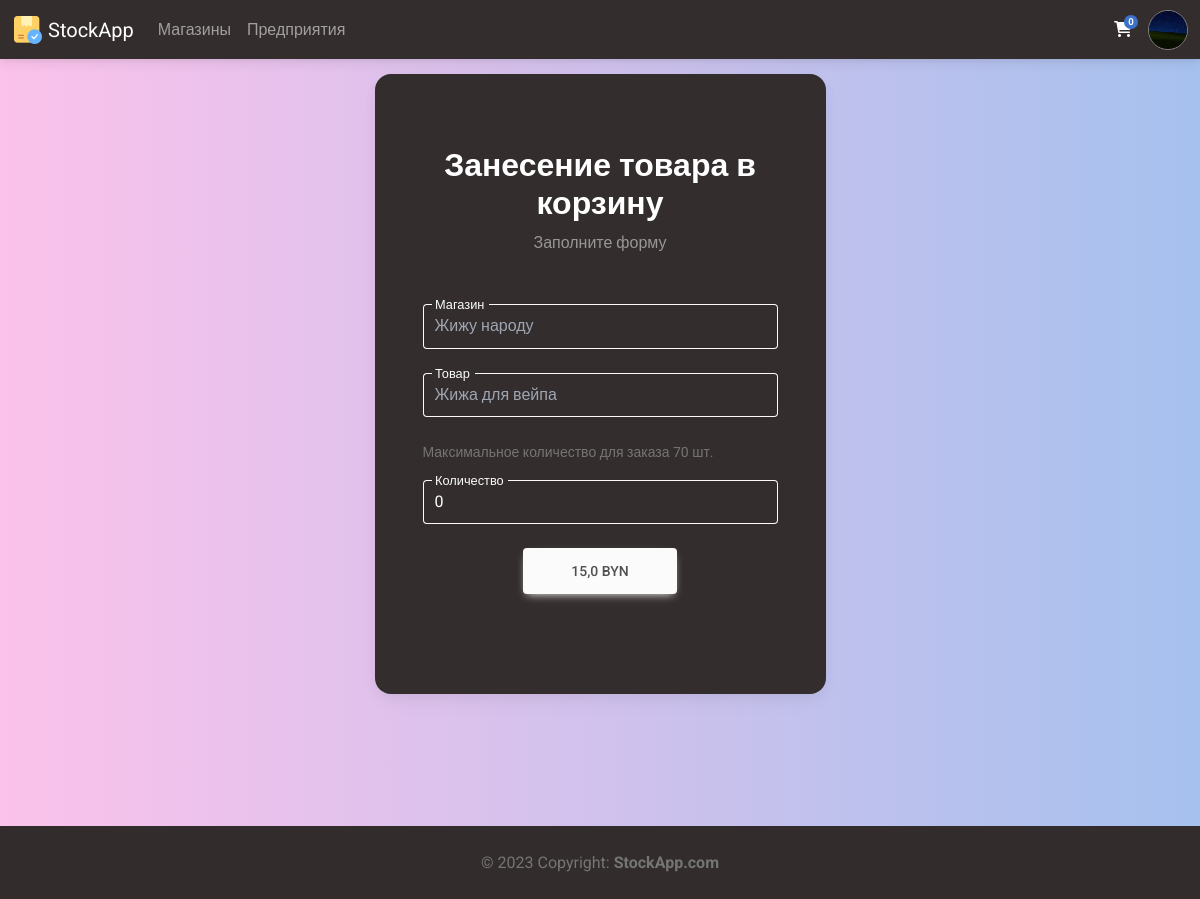
/shop/to_basket/33 (signed in), run on the app's committed database.
### Members/models.py (models this page shows, shortened)
class Profile(models.Model):
    user = models.ForeignKey(settings.AUTH_USER_MODEL, on_delete=models.CASCADE, verbose_name='Пользователь')
    photo = models.ImageField(upload_to = 'avatars/%Y/%m/%d/', blank=False, verbose_name='Фото')
    bio = models.TextField(blank=True, verbose_name='О себе')
    manufactures = models.ManyToManyField('Manufacture.Manufacture', blank=True, verbose_name="Производства")
    shops = models.ManyToManyField('Shop.Shop', blank=True, verbose_name="Магазины")
    cart = models.ManyToManyField('CartItem', blank=True, verbose_name='Корзина')
    class Meta:
        verbose_name = 'Профиль'
        verbose_name_plural = 'Профили'
        ordering = ['-user', '-bio']

### Shop/models.py (models this page shows, shortened)
class Product(models.Model):
    item = models.ForeignKey('Manufacture.CatalogItem', on_delete=models.CASCADE, blank=False, verbose_name='Товар')
    stock = models.ForeignKey('Shop', on_delete=models.CASCADE, blank=False, verbose_name='Магазин')
    amount = models.IntegerField(validators=[MinValueValidator(0), MaxValueValidator(100000)], verbose_name='Количество')
    price = models.FloatField(validators=[MinValueValidator(0.01), MaxValueValidator(252734999999999.97)], verbose_name='Цена')
    class Meta:
        verbose_name = 'Товар'
        verbose_name_plural = 'Товары'
        ordering = ['-id']

class Shop(models.Model):
    name = models.CharField(max_length = 150, verbose_name='Название', unique=True)
    photo = models.ImageField(upload_to = 'shop/%Y/%m/%d/', blank=False, verbose_name='Фото')
    bio = models.TextField(blank=True, verbose_name='О магазине')
    code = models.CharField(max_length = 16, verbose_name='Код')
    class Meta:
        verbose_name = 'Магазин'
        verbose_name_plural = 'Магазины'
        ordering = ['-name', '-bio']

### Manufacture/models.py (models this page shows, shortened)
class CatalogItem(models.Model):
    manufacturer = models.ForeignKey('Manufacture', on_delete=models.CASCADE, blank=False, null=True, verbose_name='Производитель')
    name = models.CharField(max_length = 150, verbose_name='Название')
    bio = models.TextField(blank=True, verbose_name='О товаре')
    code = models.CharField(max_length = 13, verbose_name='Код товара')
    photo = models.ImageField(upload_to = 'catalog_items/%Y/%m/%d/', blank=False, verbose_name='Фото')
    date_of_manufacture = models.DateField(verbose_name='Дата производства')
    expiration_date = models.DateField(verbose_name='Годен до')
    amount = models.IntegerField(validators=[MinValueValidator(0), MaxValueValidator(100000)], default=100, verbose_name='Произведено единиц')
    price = models.FloatField(validators=[MinValueValidator(0.01), MaxValueValidator(252734999999999.97)], verbose_name='Цена')
    class Meta:
        verbose_name = 'Товар каталога'
        verbose_name_plural = 'Товары каталога'
        ordering = ['-name', '-id']

### Shop/views.py (the view)
# urls.py: path('to_basket/<int:id>', to_basket, name='to_basket'),
@login_required(login_url='login')
def to_basket(request, id):
    if request.method == "POST":
        shop_str = request.POST.get('shop', 'default_stock')
        if Shop.objects.filter(name=shop_str).exists():
            profile = Profile.objects.get(user=request.user)
            if Product.objects.filter(id=id).exists():
                shop = Shop.objects.get(name=shop_str)
                item = Product.objects.get(id=id)
                if profile.cart.filter(product=item).exists():
                    messages.success(request, ("Вы были перенаправлены на страницу редактирования товара в корзине, так как пытались заказать точно такой же товар ещё раз"))
                    return redirect('edit_cart', id=profile.cart.get(product=item).id)
                else:
                    am = int(request.POST.get('amount', '0'))
                    if item.amount >= am and item.amount > 0 and am > 0:
                        item.amount -= am
                        item.save()
                        Profile.objects.get(user=request.user).cart.add(CartItem.objects.create(product=item, amount=am))
                        messages.success(request, (f"Товар был добавлен к вам в корзину"))
                        return redirect('cart')
                    elif am == 0:
                        messages.success(request, ("Вы не можете добавить 0 товаров в корзину!"))
                        return redirect('to_basket', id=id)
                    else:
                        messages.success(request, ("На складе магазина нет указанного количества товара!"))
                        return redirect('to_basket', id=id)
            else:
                messages.success(request, ("Товара с таким названием не существует"))
                return redirect('to_basket', id=id)
        else:
            messages.success(request, ("Магазина с таким кодом не существует"))
            return redirect('to_basket', id=id)
    else:
        context = {
            'title': 'В корзину',
            'request': request,
            'profile': Profile.objects.get(user=request.user),
            'item': Product.objects.get(id=id),
        }
        return render(request, 'to_basket.html', context)

### Main/templatetags/main_tags.py (called while the page is built)
@register.inclusion_tag('modules/nav_profile.html')
def nav_profile(request):
    if request.user.is_authenticated:
        userobj = User.objects.get(username=request.user)
        profile = Profile.objects.get(user=userobj)
        context = {
            "request": request,
            "profile": profile,
        }
    else:
        context = {
            "request": request,
        }
    return context

@register.simple_tag()
def cart_items(request):
    return Profile.objects.get(user=request.user).cart.count()

### Shop/templates/to_basket.html (shortened to what this page needs)
{% extends 'base.html' %}
{% load static %}
{% block head %}
<link rel="stylesheet" href="{% static 'styles/profile.css' %}">
{% endblock %}
{% block content %}
<section class="vh-100 gradient-custom-2">
    <div class="container py-5 h-50">
      <div class="row d-flex justify-content-center align-items-center h-50">
        <div class="col-12 col-md-8 col-lg-6 col-xl-5">
          <div class="card bg-dark text-white" style="border-radius: 1rem;">
            <div class="card-body p-5 text-center">
              <div class="mb-md-5 mt-md-4 pb-1">
                <h2 class="fw-bold mb-">Занесение товара в корзину</h2>
                <p class="text-white-50 mb-5">Заполните форму</p>
                <form action="{% url 'to_basket' id=item.id %}" method="POST">
                  <div class="form-outline form-white mb-4">
                    <input type="text" id="typeShopX" class="form-control form-control-lg bg-dark text-secondary disabled" value="{{item.stock.name}}" readonly name="shop">
                    <label class="form-label" for="typeShopX">Магазин</label>
                  </div>
                  <div class="form-outline form-white mb-4">
                    <input type="text" id="typeNameX" class="form-control form-control-lg bg-dark text-secondary disabled" value="{{item.item.name}}" readonly name="item">
                    <label class="form-label" for="typeNameX">Товар</label>
                  </div>
                  <p class="text-muted small mb-3 text-start">Максимальное количество для заказа {{item.amount}} шт.</p>
                  <div class="form-outline form-white mb-4">
                    <input id="typeAmountX" type="number" class="form-control form-control-lg" step="1" min="0" value="0" name="amount">
                    <label class="form-label" for="typeAmountX">Количество</label>
                  </div>
                  <button class="btn btn-light btn-lg px-5" id="buyButton" type="submit">{{item.price}} BYN</button>
                </form>
              </div>
            </div>
          </div>
        </div>
      </div>
    </div>
</section>
{% endblock %}

### templates/base.html (shortened to what this page needs)
{% load static %}
{% load main_tags %}
<!DOCTYPE html>
<html lang="en">
<head>
    {% block head %}{% endblock %}
    <link href="https://cdnjs.cloudflare.com/ajax/libs/mdb-ui-kit/6.2.0/mdb.min.css" rel="stylesheet"/>
    <link href="https://cdnjs.cloudflare.com/ajax/libs/font-awesome/6.0.0/css/all.min.css" rel="stylesheet"/>
    <link rel="stylesheet" href="{% static 'styles/base.css' %}">
    <link rel="stylesheet" href="{% static 'styles/alert.css' %}">
</head>
<body class="text-bg-light gradient-custom-2">
    <div class="wrapper d-flex flex-column min-vh-100">
        <header class="header">
            {% block header %}
                <nav class="navbar fixed-top navbar-expand-lg navbar-dark bg-dark text-bg-dark">
                    <div class="container-fluid">
                        <div class="collapse navbar-collapse" id="navbarSupportedContent">
                            <a class="navbar-brand mt-2 mt-lg-0" href="{% url 'main' %}">
                                <img src="{% static 'images/icons/64.png' %}" height="32" alt="MDB Logo" loading="lazy" />
                                StockApp
                            </a>
                            {% if request.user.is_authenticated %}
                            <ul class="navbar-nav me-auto mb-2 mb-lg-0">
                                <li class="nav-item">
                                    <a class="nav-link" href="{% url 'all_shops' %}">Магазины</a>
                                </li>
                                <li class="nav-item">
                                    <a class="nav-link" href="{% url 'all_manufactures' %}">Предприятия</a>
                                </li>
                            </ul>
                            {% endif %}
                        </div>
                        <div class="d-flex align-items-center">
                            {% if request.user.is_authenticated %}
                            <a class="text-reset me-3" href="{% url 'cart' %}">
                                <i class="fas fa-shopping-cart"></i>
                                <span class="badge rounded-pill badge-notification bg-primary">{% cart_items request %}</span>
                            </a>
                            {% endif %}
                            {% include 'inc/_nav_profile.html' %}
                        </div>
                    </div>
                </nav>
            {% endblock %}
        </header>
        <main class="main">
            <br>
            {% block content %}
            {% endblock %}
        </main>
        <footer class="footer mt-auto text-center text-lg-start bg-dark text-muted">
            {% block footer %}
                <div class="text-center p-4" style="background-color: rgba(0, 0, 0, 0.025);">
                    © 2023 Copyright:
                    <a class="text-reset fw-bold" href="/">StockApp.com</a>
                </div>
            {% endblock %}
        </footer>
    </div>
    <link rel="stylesheet" href="{% static 'styles/profile.css' %}">
</body>
</html>

### Main/templates/modules/nav_profile.html (shortened to what this page needs)
{% load static %}
<div class="dropdown">
    <a class="dropdown-toggle d-flex align-items-center hidden-arrow" href="#" id="navbarDropdownMenuAvatar" role="button" data-mdb-toggle="dropdown" aria-expanded="false">
        {% if request.user.is_authenticated %}
            {% if profile.photo != "default_user.png"%}
                <div class="nav_profile_box">
                    <img src="{{ profile.photo.url }}" alt="defaultUser">
                </div>
            {% else %}
                <div class="nav_profile_box">
                    <img src="{% static 'images/default_user.png' %}" alt="defaultUser">
                </div>
            {% endif %}
        {% else %}
        <div class="nav_profile_box">
            <img src="{% static 'images/login.png' %}" alt="NoUser">
        </div>
        {% endif %}
    </a>
</div>

### static/styles/profile.css (style rules this page uses)
.gradient-custom-2 { background: #fbc2eb; background: -webkit-linear-gradient(to right, rgba(251, 194, 235, 1), rgba(166, 193, 238, 1)); background: linear-gradient(to right, rgba(251, 194, 235, 1), rgba(166, 193, 238, 1)) }

### static/styles/base.css (style rules this page uses)
html, body { height: 100%; }

### Main/templates/modules/nav_profile.html (style rules this page uses)
.nav_profile_box { position: relative; overflow:hidden; width:40px; height: 40px; }
.nav_profile_box img { position: absolute; top:50%; left:50%; transform:translate(-50%,-50%); width:100%; height:100%; object-fit:cover; border-radius: 10rem; border: 1px solid gray; }

### data on the page
Profile: photo (picture)
Product: shop "Жижу народу", item "Жижа для вейпа", amount "70", price "15,0"
